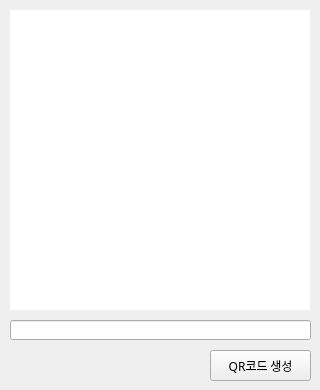
<?xml version="1.0" encoding="UTF-8"?>
<ui version="4.0">
 <class>Form</class>
 <widget class="QWidget" name="Form">
  <property name="geometry">
   <rect>
    <x>0</x>
    <y>0</y>
    <width>320</width>
    <height>390</height>
   </rect>
  </property>
  <property name="maximumSize">
   <size>
    <width>320</width>
    <height>390</height>
   </size>
  </property>
  <property name="font">
   <font>
    <family>맑은 고딕 Semilight</family>
   </font>
  </property>
  <property name="windowTitle">
   <string>QR코드 생성기</string>
  </property>
  <widget class="QLabel" name="lblQrCode">
   <property name="geometry">
    <rect>
     <x>10</x>
     <y>10</y>
     <width>300</width>
     <height>300</height>
    </rect>
   </property>
   <property name="autoFillBackground">
    <bool>false</bool>
   </property>
   <property name="styleSheet">
    <string notr="true">background-color: white;</string>
   </property>
   <property name="text">
    <string/>
   </property>
  </widget>
  <widget class="QLineEdit" name="txtQrData">
   <property name="geometry">
    <rect>
     <x>10</x>
     <y>320</y>
     <width>301</width>
     <height>20</height>
    </rect>
   </property>
  </widget>
  <widget class="QPushButton" name="btnGenerate">
   <property name="geometry">
    <rect>
     <x>210</x>
     <y>350</y>
     <width>101</width>
     <height>31</height>
    </rect>
   </property>
   <property name="text">
    <string>QR코드 생성</string>
   </property>
  </widget>
 </widget>
 <resources/>
 <connections/>
</ui>
